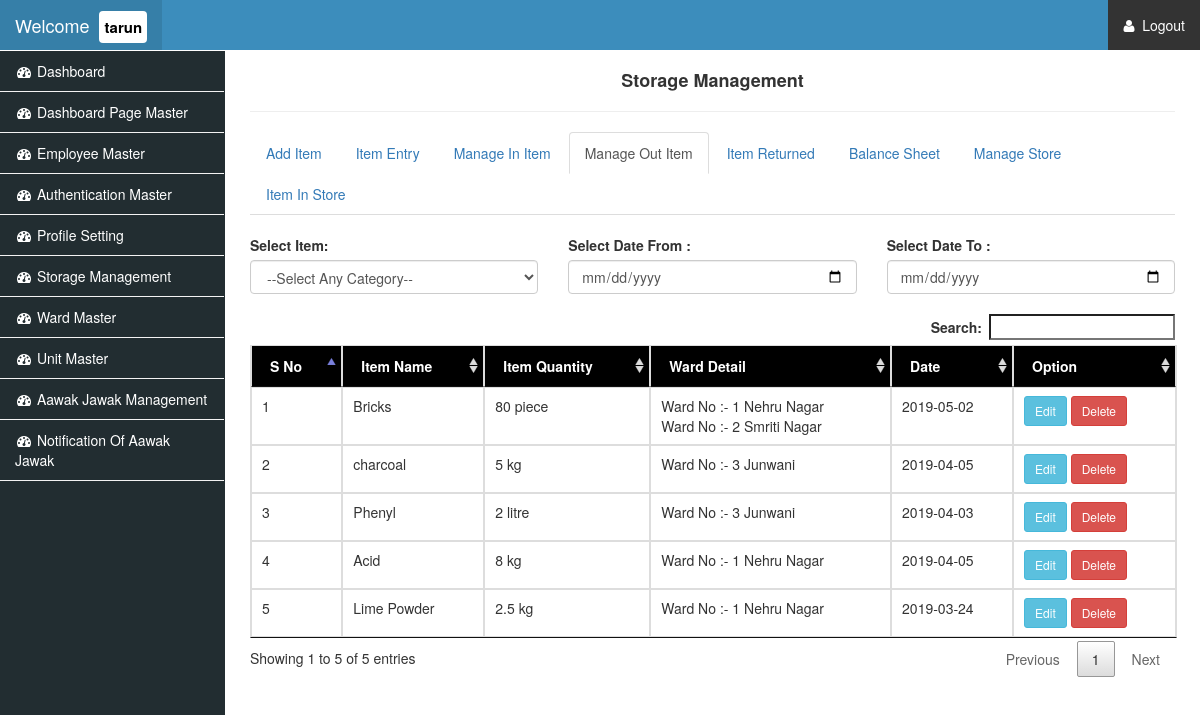
Page /manage_out_item.php (signed in) on the committed database.
### tables this page shows
CREATE TABLE `user_infromation` (
  `user_id` int(11) NOT NULL AUTO_INCREMENT,
  `user_name` text,
  `user_pass` text,
  `login_type` varchar(10) DEFAULT 'admin',
  `user_auth` text,
  `delstatus` int(11) NOT NULL DEFAULT '0',
  `profile_ext` varchar(6) DEFAULT NULL,
  PRIMARY KEY (`user_id`)
);

CREATE TABLE `ward_master` (
  `id` int(11) NOT NULL AUTO_INCREMENT,
  `ward_id` int(11) DEFAULT NULL,
  `ward_name` text,
  `created_by` int(11) DEFAULT NULL,
  `created_on` text,
  `updated_by` int(11) DEFAULT NULL,
  `updated_on` text,
  PRIMARY KEY (`id`)
);

### manage_out_item.php (the view, shortened to what this page needs)
<?php
	if(isset($_COOKIE['login'])){
		require("root/db_connection.php");
?>
<!DOCTYPE html>
<html lang="en">
<head>
    <link href="css/bootstrap.min.css" rel="stylesheet">
    <link href="css/sb-admin.css" rel="stylesheet">
        <link href="font-awesome/css/font-awesome.min.css" rel="stylesheet" type="text/css">
	<link rel="stylesheet" href="css/buttons.dataTables.min.css">
  <link rel="stylesheet" href="css/jquery.dataTables.min.css">
</head>
<body>
    <div id="wrapper">
        <?php  include("header.php");  ?>
        <div id="page-wrapper">
            <div class="container-fluid">
                <div class="row">
				  <div class="col-lg-12">
                        <h4 align="center"><strong>Storage Management</strong></h4>
					   <hr>
                    </div>
					<div class="col-lg-12">
						<ul class="nav nav-tabs">
							<li><a href="add_item.php">Add Item</a></li>
							<li><a href="item_master.php">Item Entry</a></li>
							<li ><a href="manage_in_item.php">Manage In Item</a></li>
							<li  class="active"><a href="manage_out_item.php">Manage Out Item</a></li>
							<li><a href="manage_item_record.php">Item Returned</a></li>
							<li><a href="manage_balance_item.php">Balance Sheet</a></li>
							<li><a href="manage_store.php">Manage Store</a></li>
							<li ><a href="manage_store_in.php">Item In Store</a></li>
						</ul>
						<br>
					</div>
					<div class="col-lg-4">
					<label>Select Item: </label>
					<select id="txt_sel_item" name="" class="form-control" >
					<option value='0'>--Select Any Category--</option>
					</select>
					</div>
					<div class="col-lg-4">
					<label> Select Date From : </label>
					<input type='date' name='startdate'class="form-control"  id="startdate">
					</div>
					<div class="col-lg-4">
					<label> Select Date To : </label>
					<input type='date' name='enddate'class="form-control" id="enddate">
					<br>
					</div>
					<div class="col-lg-12">
					<table id="example1" class="table table-middle dataTable table-bordered table-condensed table-hover">
                        	<thead style="background:#000; color:#fff;">
                            	<tr>
                                	<th>S No</th>
                                    <th>Item Name</th>
                                    <th>Item Quantity</th>
                                    <th>Ward Detail</th>
									<th>Date</th>
                                    <th>Option</th>
                                </tr>
                            </thead>
                            <tbody id="table_show">
							<?php
							$q=$db->query("SELECT item_name,item_unit,unit_sym,item_master.id,item_master.item_quantity,item_date,item_master.ward_id FROM item_detail_master,item_master,unit_master WHERE in_out_type=2 AND item_detail_master.id=item_master.item_id AND unit_master.id=item_unit order by id desc") or die("");
							$i=0;
							while($res=$q->fetch(PDO::FETCH_ASSOC)){ $i++;
							$ward_id=$res['ward_id'];
							?>
                            	<tr>
                                	<td><?php echo $i; ?></td>
                                    <td><?php echo $res['item_name']; ?></td>
									<td><?php echo $res['item_quantity']."  ".$res['unit_sym']; ?></td>
							<td><?php $ward_q=$db->query("SELECT ward_name,ward_id FROM ward_master where FIND_IN_SET(id,'$ward_id')") or die(""); while($ward_res=$ward_q->fetch(PDO::FETCH_ASSOC)){
							echo "Ward No :- ".$ward_res['ward_id']." ".$ward_res['ward_name']; echo "<br>";} ?></td>
									<td><?php echo $res['item_date']; ?></td>
                                    <td><button type="button" class="btn btn-sm btn-info btn_edit" id="<?php echo $res['id']; ?>">Edit</button>
                                     <button type="button" class="btn btn-sm btn-danger btn_delete" id="<?php echo $res['id']; ?>">Delete</button>
                                    </td>
                                </tr>
                                <?php } ?>
                            </tbody>
                        </table>
					</div>
                    </div>
                </div>
            </div>
        </div>
</body>
</html>
<?php
}
else
{
	header("location:login-page.php");
}
?>

### header.php (shortened to what this page needs)
<?php
if(isset($_COOKIE['login']))
{
	$l_id=$_COOKIE['login'];
	?>
<nav class="navbar navbar-inverse navbar-fixed-top" role="navigation" style="background:#495B79;">
        <div class="navbar-header" style="background:#367FA8;">
            <?php $userNameQ=$db->query("SELECT user_name,profile_ext FROM user_infromation WHERE user_id=$l_id") or die("");
			$userNameQ_res=$userNameQ->fetch(PDO::FETCH_ASSOC);
			 ?>
            <a class="navbar-brand" href="index.php">Welcome &nbsp;<span style="background:#fff; color:#000; padding:5px; font-weight:bold; font-size:15px; border-radius:4px;"><?php echo $userNameQ_res['user_name']; ?></span></a>
        </div>
        <ul class="nav navbar-right top-nav">
            <li class="dropdown" style="background:#333;">
<a style="color:#fff;" href="log-out.php"><i class="fa fa-user"></i>&nbsp; Logout </a>
            </li>
        </ul>
        <div class="collapse navbar-collapse navbar-ex1-collapse">
            <ul class="nav navbar-nav side-nav">
             <li>
                 <a href="index.php"><i class="fa fa-fw fa-dashboard"></i> Dashboard</a>
             </li>
             <?php $login_id=$_COOKIE['login'];
                $header_m_q=$db->query("SELECT
                                        user_id,
                                        user_name,a_field_url,
                                        user_auth,
                                        a_field_name
                                        FROM user_infromation,
                                        authentication
                                        WHERE user_id = $login_id
                                        AND FIND_IN_SET(authentication.a_id,user_auth);");
                while($header_m_q_res=$header_m_q->fetch(PDO::FETCH_ASSOC)){ ?>
                    <li>
                        <a href="<?php echo $header_m_q_res['a_field_url']; ?>">
                            <i class="fa fa-fw fa-dashboard"></i>
                                <?php echo $header_m_q_res['a_field_name']; ?>
                        </a>
                   </li>
                <?php } ?>
            </ul>
        </div>
</nav>
<?php
}
else{
	header("location:login-page.php");
}
?>

### css/sb-admin.css (style rules this page uses)
#example1 thead { background: #6C7D87; color: #fff }
#page-wrapper, body { background-color: #fff }
body { margin-top: 100px }
#wrapper { padding-left: 0 }
#page-wrapper { width: 100%; padding: 0 }
@media (min-width:768px) { body { margin-top: 50px } }
@media (min-width:768px) { #wrapper { padding-left: 225px } }
@media (min-width:768px) { #page-wrapper { padding: 10px } }
.top-nav { padding: 0 15px }
.top-nav>li { display: inline-block; float: left }
.top-nav>li>a { padding-top: 15px; padding-bottom: 15px; line-height: 20px; color: #999 }
@media (min-width:768px) { .side-nav, .side-nav>li>a { width: 225px } }
@media (min-width:768px) { .side-nav { position: fixed; top: 51px; left: 225px; margin-left: -225px; border: none; border-radius: 0; overflow-y: auto; background-color: #222D31; border-right: 1px solid #222D31; bottom: 0; overflow-x: hidden; padding-bottom: 40px } }

### header.php (style rules this page uses)
.side-nav li a { font-size:14px !important; }

### rows in the picture
user_infromation: user_name "tarun", authentication.a_field_name "Dashboard Page Master", authentication.a_field_name "Employee Master", authentication.a_field_name "Authentication Master", authentication.a_field_name "Profile Setting", authentication.a_field_name "Storage Management", authentication.a_field_name "Ward Master", authentication.a_field_name "Unit Master", authentication.a_field_name "Aawak Jawak Management", authentication.a_field_name "Notification Of Aawak Jawak"
ward_master: ward "1", ward_name "Nehru Nagar"
ward_master: ward "2", ward_name "Smriti Nagar"
ward_master: ward "3", ward_name "Junwani"

### other values in the picture
$res['item_name'] "Bricks"
$res['item_quantity'] "80"
$res['unit_sym'] "piece"
$res['item_date'] "2019-05-02"
$res['item_name'] "charcoal"
$res['item_quantity'] "5"
$res['unit_sym'] "kg"
$res['item_date'] "2019-04-05"
$res['item_name'] "Phenyl"
$res['item_quantity'] "2"
$res['unit_sym'] "litre"
$res['item_date'] "2019-04-03"
$res['item_name'] "Acid"
$res['item_quantity'] "8"
$res['item_name'] "Lime Powder"
